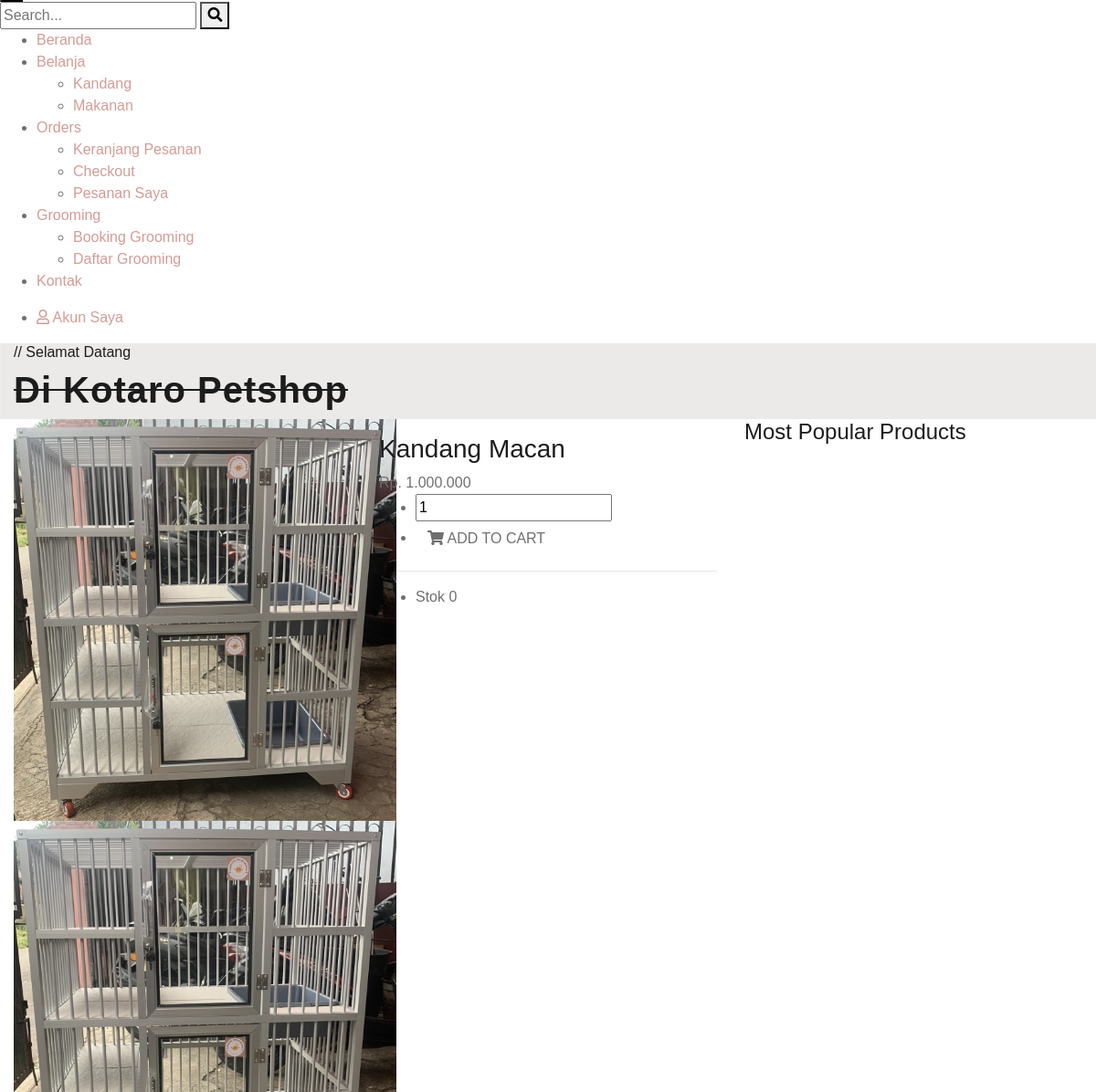
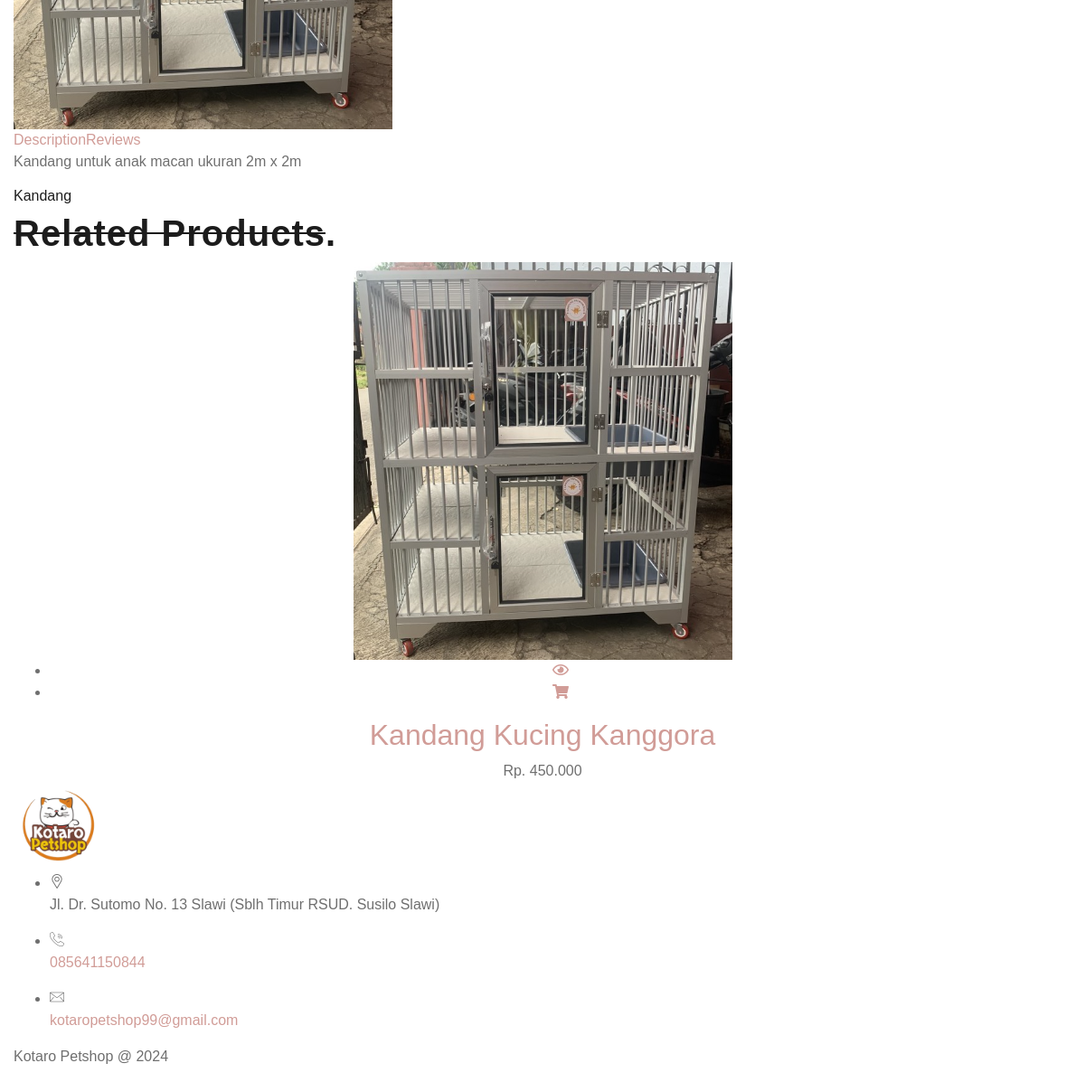
Page /detail/2 (lower part) on the earlier database version (2 pictures, top to bottom).
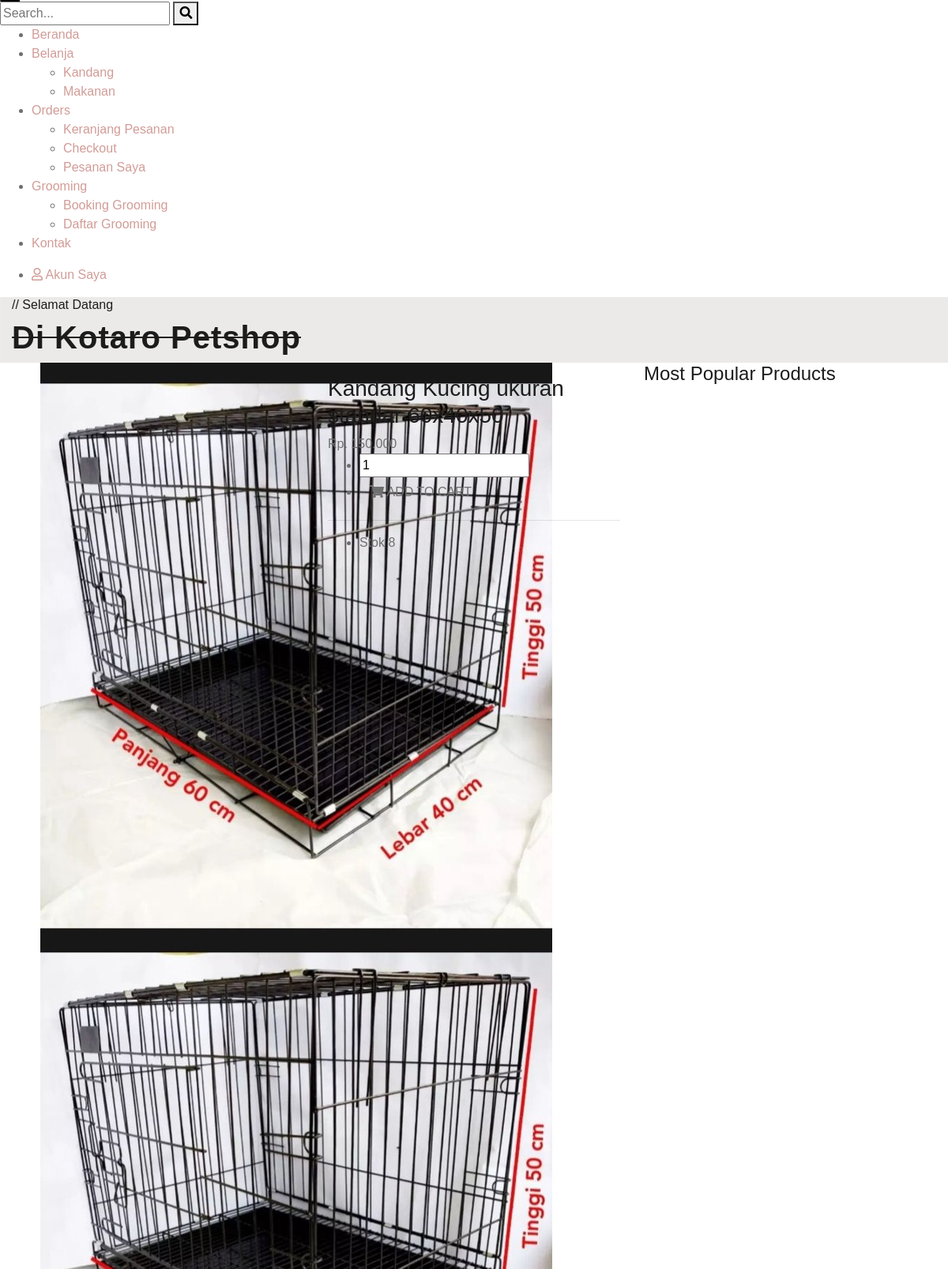
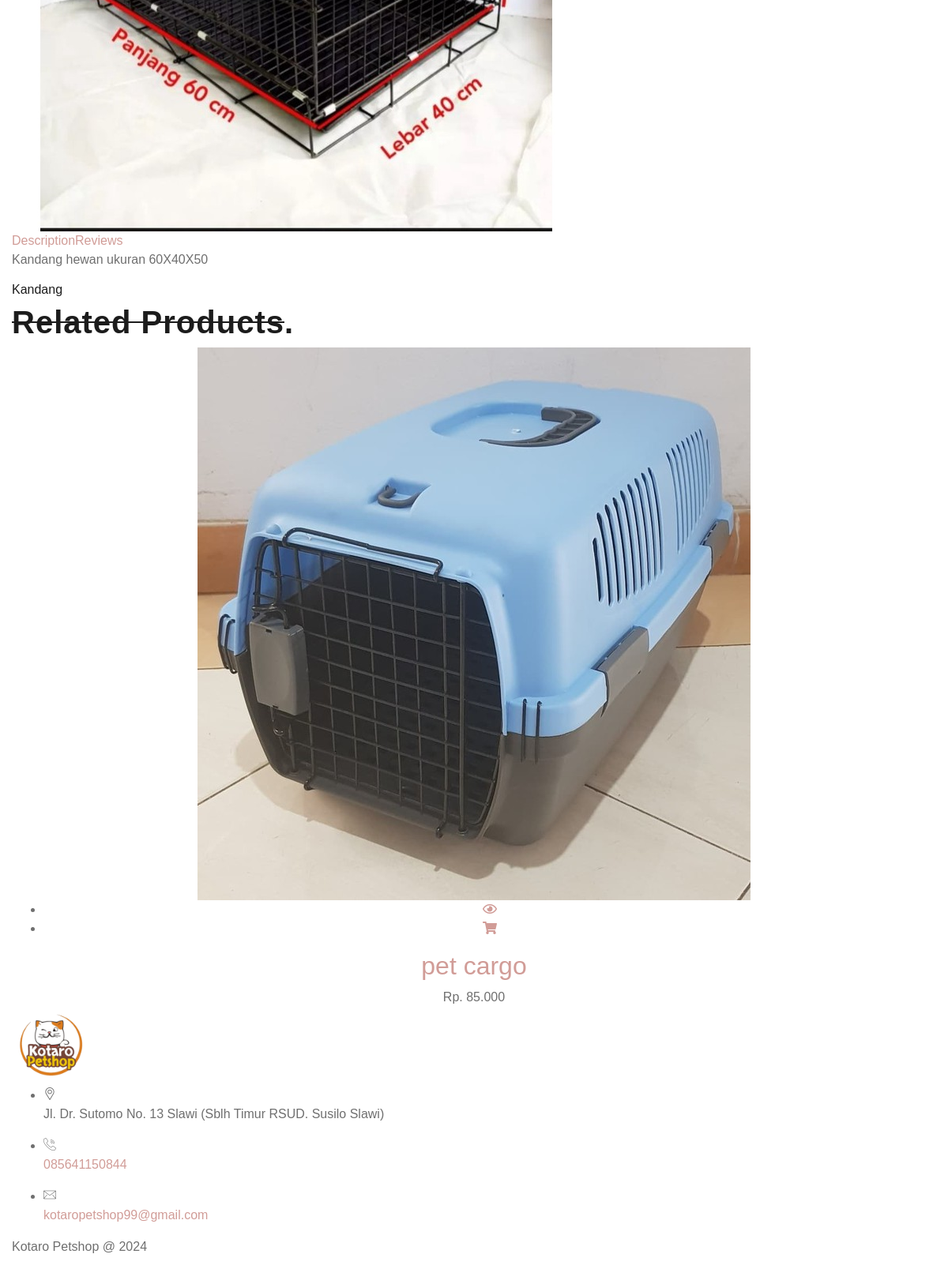
Same page on the later database version (2 pictures, top to bottom).
### tables this page shows
CREATE TABLE `kategori` (
  `id` int(11) NOT NULL,
  `kategori` varchar(100) NOT NULL,
  `createdAt` timestamp NOT NULL DEFAULT current_timestamp(),
  `updatedAt` timestamp NULL DEFAULT NULL ON UPDATE current_timestamp()
);

CREATE TABLE `gambar` (
  `id` int(11) NOT NULL,
  `idBarang` int(11) NOT NULL,
  `gambar` text NOT NULL,
  `createdAt` timestamp NOT NULL DEFAULT current_timestamp(),
  `updatedAt` timestamp NULL DEFAULT NULL ON UPDATE current_timestamp()
);

CREATE TABLE `barang` (
  `id` int(11) NOT NULL,
  `kategori_id` int(11) NOT NULL,
  `nama_barang` varchar(100) NOT NULL,
  `deskripsi` text DEFAULT NULL,
  `harga` int(11) NOT NULL,
  `stok` int(7) NOT NULL DEFAULT 0,
  `createdAt` timestamp NOT NULL DEFAULT current_timestamp(),
  `updatedAt` timestamp NULL DEFAULT NULL ON UPDATE current_timestamp()
);

### application/controllers/Frontend.php (called while the page is built, shortened)
<?php
class Frontend extends CI_Controller
{
    public function __construct()
    {
        $this->load->model('M_Front', 'front');
        $this->kategori = $this->front->getKategori();
    }
    public function detail($id)
    {
        $product = $this->front->getProduct([
            'barang.id' => $id
        ]);
        $this->db->where('id', $product->kategori_id);
        $kategori = $this->db->get('kategori')->row();
        $gambar = $this->front->getGambar([
            'idBarang' => $id
        ]);
        $review = $this->front->getReview([
            'review.idBarang' => $id
        ]);
        $rating = $this->front->getRating([
            'idBarang' => $id
        ]);
        $rating = [
            'rating' => round($rating->rating, 1),
            'total'  => $rating->total
        ];
        $productRandom = $this->front->getProductRandom([
            'id <>'       => $id,
            'kategori_id' => $kategori->id
        ], 8);
        $data = [
            'title'             => 'Shop Detail | Pet Shop',
            'page'              => 'frontend/detail',
            'kategori'          => $this->front->getKategori(),
            'kategori_sekarang' => $kategori,
            'product'           => $product,
            'gambar'            => $gambar,
            'products'          => $productRandom,
            'productsPopuler'   => $this->front->getPopularProducts(),
            'review'            => $review,
            'rating'            => $rating
        ];
        $this->load->view('frontend/index', $data);
    }
}

### index.php (called while the page is built, shortened)
<?php
require_once BASEPATH . 'core/CodeIgniter.php';

### application/models/M_Front.php (called while the page is built, shortened)
<?php
class M_Front extends CI_Model
{
	public function getKategori()
	{
		$this->db->order_by('kategori', 'asc');
		return $this->db->get('kategori')->result();
	}
	public function getPopularProducts()
	{
		$this->db->select('SUM(keranjang.total) as total, barang.id, barang.nama_barang, barang.harga, barang.stok');
		$this->db->join('barang', 'barang.id = keranjang.idBarang', 'inner');
		$this->db->group_by('keranjang.idBarang');
		$this->db->order_by('total', 'desc');
		return $this->db->get('keranjang', 8)->result();
	}
	public function getProduct($where)
	{
		$this->db->where($where);
		return $this->db->get('barang')->row();
	}
	public function getGambar($where)
	{
		$this->db->where($where);
		$this->db->order_by('createdAt', 'desc');
		return $this->db->get('gambar')->result();
	}
	public function getProductRandom($where = null, $jumlah = 6)
	{
		if ($where) {
			$this->db->where($where);
		}
		$this->db->order_by('nama_barang', 'RANDOM');
		return $this->db->get('barang', $jumlah)->result();
	}
	public function getReview($where)
	{
		$this->db->select('review.*, user.name, user.image');
		$this->db->join('user', 'user.id = review.idUser', 'inner');
		$this->db->where($where);
		$this->db->order_by('review.createdAt', 'desc');
		return $this->db->get('review')->result();
	}
	public function getRating($where)
	{
		$this->db->select('AVG(rating) as rating, COUNT(id) as total');
		$this->db->where($where);
		return $this->db->get('review')->row();
	}
}

### application/helpers/menu_helper.php (called while the page is built, shortened)
<?php
function gambar($idBarang)
{
	$CI = &get_instance();
	$CI->db->where('idBarang', $idBarang);
	$CI->db->order_by('gambar', 'RANDOM');
	$data = $CI->db->get('gambar')->row();
	if ($data) {
		return $data->gambar;
	} else {
		return '';
	}
}

### application/views/frontend/detail.php (the view, shortened to what this page needs)
<div class="ltn__shop-details-area pb-85">
	<div class="container">
		<div class="row">
			<div class="col-lg-8 col-md-12">
				<div class="ltn__shop-details-inner mb-60">
					<div class="row">
						<div class="col-md-6">
							<div class="ltn__shop-details-img-gallery">
								<div class="ltn__shop-details-large-img">
									<?php foreach ($gambar as $i => $g) : ?>
										<div class="single-large-img">
											<a href="<?= base_url('upload/gambar/' . $g->gambar); ?>" data-rel="lightcase:myCollection">
												<img src="<?= base_url('upload/gambar/' . $g->gambar); ?>" alt="<?= $product->nama_barang; ?>">
											</a>
										</div>
									<?php endforeach; ?>
								</div>
								<div class="ltn__shop-details-small-img slick-arrow-2">
									<?php foreach ($gambar as $i => $g) : ?>
										<div class="single-small-img">
											<img src="<?= base_url('upload/gambar/' . $g->gambar); ?>" alt="<?= $product->nama_barang; ?>">
										</div>
									<?php endforeach; ?>
								</div>
							</div>
						</div>
						<div class="col-md-6">
							<div class="modal-product-info shop-details-info pl-0">
								<h3><?= $product->nama_barang; ?></h3>
								<div class="product-price">
									<span><?= 'Rp. ' . number_format($product->harga, 0, ',', '.'); ?></span>
								</div>
								<div class="ltn__product-details-menu-2">
									<ul>
										<li>
											<div class="cart-plus-minus">
												<input type="text" value="1" name="qtybutton" class="cart-plus-minus-box" id="qty">
											</div>
										</li>
										<li>
											<a href="#" class="theme-btn-1 btn btn-effect-1" title="Add to Cart" data-toggle="modal" onclick="addToCart(`<?= $product->id; ?>`, <?= $product->stok; ?>, 'cek')">
												<i class="fas fa-shopping-cart"></i>
												<span>ADD TO CART</span>
											</a>
										</li>
									</ul>
								</div>
								<hr>
								<div class="ltn__social-media">
									<ul>
										<li>Stok <?= $product->stok; ?></li>
									</ul>
								</div>
							</div>
						</div>
					</div>
				</div>
				<div class="ltn__shop-details-tab-inner ltn__shop-details-tab-inner-2">
					<div class="ltn__shop-details-tab-menu">
						<div class="nav">
							<a class="active show" data-toggle="tab" href="#liton_tab_details_1_1">Description</a>
							<a data-toggle="tab" href="#liton_tab_details_1_2" class="">Reviews</a>
						</div>
					</div>
					<div class="tab-content">
						<div class="tab-pane fade active show" id="liton_tab_details_1_1">
							<div class="ltn__shop-details-tab-content-inner">
								<p><?= $product->deskripsi; ?></p>
							</div>
						</div>
					</div>
				</div>
			</div>
			<div class="col-lg-4">
				<aside class="sidebar ltn__shop-sidebar ltn__right-sidebar">
					<div class="widget ltn__top-rated-product-widget">
						<h4 class="ltn__widget-title ltn__widget-title-border">Most Popular Products</h4>
					</div>
				</aside>
			</div>
		</div>
	</div>
</div>
<div class="ltn__product-slider-area ltn__product-gutter pb-70">
	<div class="container">
		<div class="row">
			<div class="col-lg-12">
				<div class="section-title-area ltn__section-title-2">
					<h6 class="section-subtitle ltn__secondary-color"><?= $kategori_sekarang->kategori; ?></h6>
					<h1 class="section-title">Related Products<span>.</span></h1>
				</div>
			</div>
		</div>
		<div class="row ltn__related-product-slider-one-active slick-arrow-1">
			<?php foreach ($products as $prod) : ?>
				<div class="col-lg-12">
					<div class="ltn__product-item ltn__product-item-3 text-center">
						<div class="product-img">
							<a href="<?= base_url('detail/' . $prod->id); ?>"><img src="<?= base_url('upload/gambar/' . gambar($prod->id)); ?>" alt="<?= $prod->nama_barang; ?>"></a>
							<div class="product-hover-action">
								<ul>
									<li>
										<a href="#" title="Quick View" data-toggle="modal" data-target="<?= '#quick_view_modal_' . $prod->id; ?>">
											<i class="far fa-eye"></i>
										</a>
									</li>
									<?php if ($prod->stok > 0) : ?>
										<li>
											<a href="#" title="Add to Cart" data-toggle="modal" data-target="#add_to_cart_modal">
												<i class="fas fa-shopping-cart"></i>
											</a>
										</li>
									<?php endif; ?>
								</ul>
							</div>
						</div>
						<div class="product-info">
							<h2 class="product-title"><a href="<?= base_url('detail/' . $prod->id); ?>"><?= $prod->nama_barang; ?></a></h2>
							<div class="product-price">
								<span><?= 'Rp. ' . number_format($prod->harga, 0, ',', '.'); ?></span>
							</div>
						</div>
					</div>
				</div>
			<?php endforeach; ?>
		</div>
	</div>
</div>

### application/views/frontend/index.php (shortened to what this page needs)
<!doctype html>
<html lang="en">
<head>
    <link rel="stylesheet" href="<?= base_url(); ?>assets/user/css/font-icons.css">
    <link rel="stylesheet" href="<?= base_url(); ?>assets/user/css/plugins.css">
    <link rel="stylesheet" href="<?= base_url(); ?>assets/user/css/style.css">
    <link rel="stylesheet" href="<?= base_url(); ?>assets/user/css/responsive.css">
    <link rel="stylesheet" href="<?= base_url(); ?>assets/plugins/toastr/toastr.min.css">
</head>
<body>
    <div class="wrapper">
        <?php $this->load->view('frontend/nav_mobile'); ?>
        <div class="ltn__breadcrumb-area ltn__breadcrumb-area-2 ltn__breadcrumb-color-white bg-overlay-theme-black-90 bg-image plr--9---" data-bg="<?= base_url(); ?>assets/image/banner.jpg">
            <div class="container">
                <div class="row">
                    <div class="col-lg-12">
                        <div class="ltn__breadcrumb-inner ltn__breadcrumb-inner-2 justify-content-between">
                            <div class="section-title-area ltn__section-title-2">
                                <h6 class="section-subtitle ltn__secondary-color">// Selamat Datang</h6>
                                <h1 class="section-title white-color">Di Kotaro Petshop</h1>
                            </div>
                        </div>
                    </div>
                </div>
            </div>
        </div>
        <?php $this->load->view($page); ?>
        <footer class="ltn__footer-area  ">
            <div class="footer-top-area  section-bg-1 plr--5">
                <div class="container">
                    <div class="row">
                        <div class="col-md-6">
                            <div class="footer-widget footer-about-widget">
                                <div class="footer-logo">
                                    <div class="site-logo">
                                        <img src="<?= base_url('assets/logo/logo.png'); ?>" class="img-fluid" width="100" alt="Logo">
                                    </div>
                                </div>
                                <div class="footer-address">
                                    <ul>
                                        <li>
                                            <div class="footer-address-icon">
                                                <i class="icon-placeholder"></i>
                                            </div>
                                            <div class="footer-address-info">
                                                <p>Jl. Dr. Sutomo No. 13 Slawi
                                                    (Sblh Timur RSUD. Susilo Slawi)
                                                </p>
                                            </div>
                                        </li>
                                        <li>
                                            <div class="footer-address-icon">
                                                <i class="icon-call"></i>
                                            </div>
                                            <div class="footer-address-info">
                                                <p><a href="https://wa.me/6285641150844">085641150844</a></p>
                                            </div>
                                        </li>
                                        <li>
                                            <div class="footer-address-icon">
                                                <i class="icon-mail"></i>
                                            </div>
                                            <div class="footer-address-info">
                                                <p><a href="mailto:kotaropetshop99@gmail.com">kotaropetshop99@gmail.com</a></p>
                                            </div>
                                        </li>
                                    </ul>
                                </div>
                            </div>
                        </div>
                    </div>
                </div>
            </div>
            <div class="ltn__copyright-area ltn__copyright-2 section-bg-2  ltn__border-top-2--- plr--5">
                <div class="container-fluid">
                    <div class="row">
                        <div class="col-md-6 col-12">
                            <div class="ltn__copyright-design clearfix">
                                <p>Kotaro Petshop @ <span class="current-year"></span></p>
                            </div>
                        </div>
                    </div>
                </div>
            </div>
        </footer>
    </div>
</body>
</html>

### application/views/frontend/nav_mobile.php (shortened to what this page needs)
<div id="ltn__utilize-mobile-menu" class="ltn__utilize ltn__utilize-mobile-menu">
    <div class="ltn__utilize-menu-inner ltn__scrollbar">
        <div class="ltn__utilize-menu-search-form">
            <form action="#">
                <input type="text" placeholder="Search...">
                <button><i class="fas fa-search"></i></button>
            </form>
        </div>
        <div class="ltn__utilize-menu">
            <ul>
                <li><a href="<?= base_url('home'); ?>">Beranda</a></li>
                <li><a href="#">Belanja</a>
                    <ul class="sub-menu">
                        <?php foreach ($this->kategori as $kat) : ?>
                            <li><a href="<?= base_url('shop/') . $kat->id; ?>"><?= $kat->kategori; ?></a></li>
                        <?php endforeach; ?>
                    </ul>
                </li>
                <li><a href="#">Orders</a>
                    <ul class="sub-menu">
                        <li><a href="<?= base_url('cart'); ?>">Keranjang Pesanan</a></li>
                        <li><a href="javascript:void(0)">Checkout</a></li>
                        <li><a href="<?= base_url('orders'); ?>">Pesanan Saya</a></li>
                    </ul>
                </li>
                <li><a href="#">Grooming</a>
                    <ul class="sub-menu">
                        <li><a href="<?= base_url('grooming/order'); ?>">Booking Grooming</a></li>
                        <li><a href="<?= base_url('grooming/list'); ?>">Daftar Grooming</a></li>
                    </ul>
                </li>
                <li><a href="<?= base_url('contact'); ?>">Kontak</a></li>
            </ul>
        </div>
        <div class="ltn__utilize-buttons ltn__utilize-buttons-2">
            <ul>
                <li>
                    <a href="<?= base_url('profile'); ?>" title="My Account">
                        <span class="utilize-btn-icon">
                            <i class="far fa-user"></i>
                        </span>
                        Akun Saya
                    </a>
                </li>
            </ul>
        </div>
    </div>
</div>

### assets/user/css/responsive.css (style rules this page uses)
@media (min-width: 1200px) { .container { max-width: 1200px; } }

Differences in the rows shown:
removed gambar: gambar (picture)
removed barang: id.gambar (picture), stok 17 (drawn), nama_barang "Kandang Kucing Kanggora", harga "450.000"
added gambar: gambar (picture)
changed barang: nama_barang "Kandang Macan" → "Kandang Kucing ukuran standar 60x40x50"; harga "1.000.000" → "150.000"; stok "0" → "8"; deskripsi "Kandang untuk anak macan ukuran 2m x 2m" → "Kandang hewan ukuran 60X40X50"
added barang: id.gambar (picture), stok 10 (drawn), nama_barang "pet cargo", harga "85.000"
